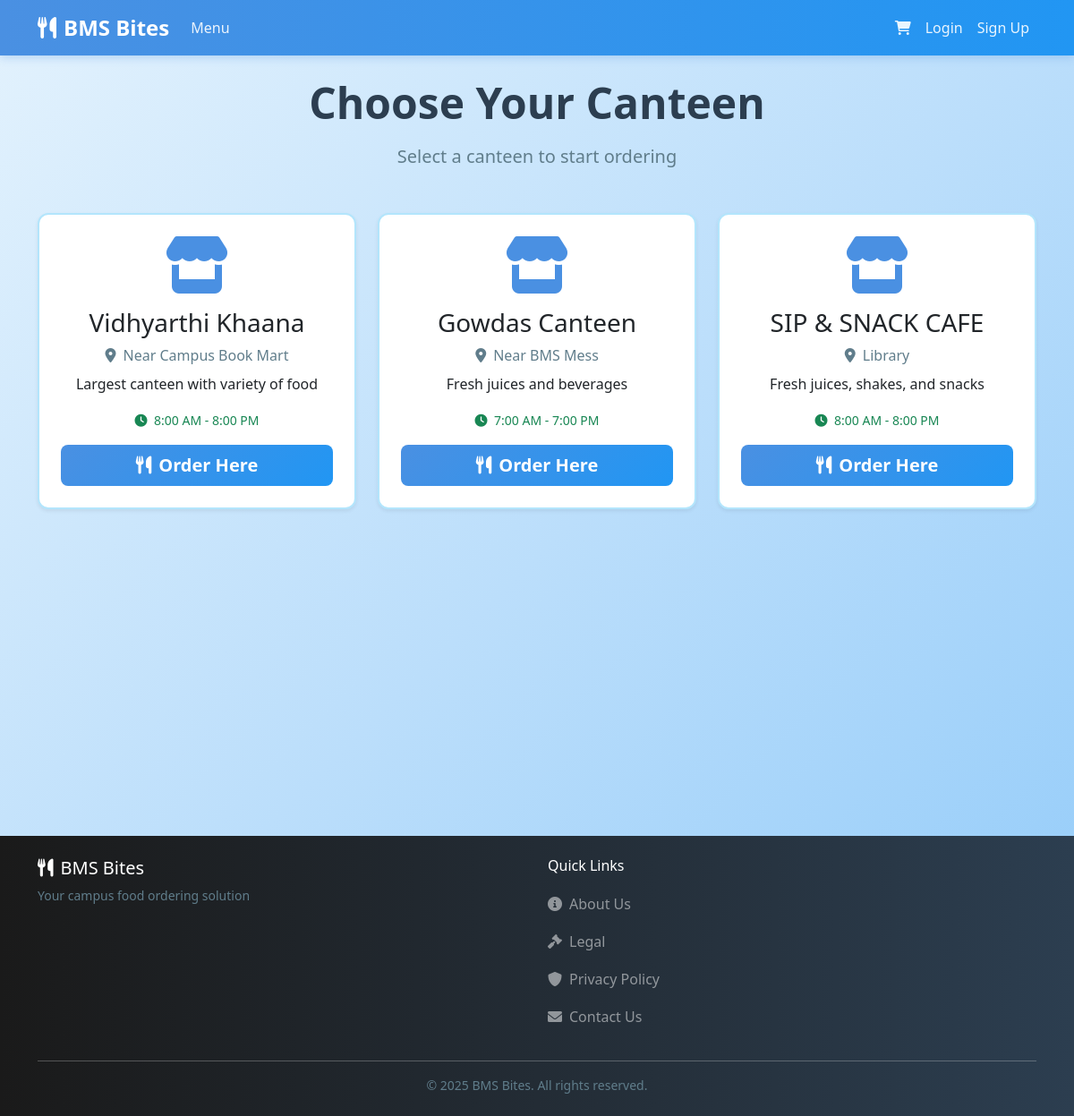
Screenshot of /canteens with the database file from the repository.
### tables this page shows
CREATE TABLE canteens (
    id INTEGER PRIMARY KEY AUTOINCREMENT,
    name TEXT NOT NULL,
    location TEXT NOT NULL,
    description TEXT,
    opening_time TEXT,
    closing_time TEXT,
    is_open BOOLEAN DEFAULT 1,
    created_at TIMESTAMP DEFAULT CURRENT_TIMESTAMP
);

### routes/main.py (the view)
@main_bp.route('/canteens')
def canteens():
    canteens_list = menu_mgr.get_canteens()
    return render_template('canteens.html', canteens=canteens_list)

### app.py (called while the page is built)
@app.context_processor
def inject_session():
    return dict(session=session)

### utils/menu_manager.py (called while the page is built)
    def get_canteens(self):
        conn = sqlite3.connect(self.db_path)
        df = pd.read_sql_query("SELECT * FROM canteens WHERE is_open=1", conn)
        conn.close()
        return df.to_dict('records')

### templates/canteens.html (shortened to what this page needs)
{% extends "layout.html" %}
{% block content %}
<div class="text-center mb-5">
    <h2 class="display-5 fw-bold mb-3">Choose Your Canteen</h2>
    <p class="lead text-muted">Select a canteen to start ordering</p>
</div>
<div class="row row-cols-1 row-cols-md-3 g-4">
    {% for canteen in canteens %}
    <div class="col">
        <div class="card h-100 shadow-sm hover-card">
            <div class="card-body text-center p-4">
                <div class="mb-3">
                    <i class="fas fa-store fa-4x text-primary"></i>
                </div>
                <h3 class="card-title">{{ canteen['name'] }}</h3>
                <p class="text-muted mb-2">
                    <i class="fas fa-map-marker-alt me-2"></i>{{ canteen['location'] }}
                </p>
                <p class="card-text">{{ canteen['description'] }}</p>
                <div class="mb-3">
                    <small class="text-success">
                        <i class="fas fa-clock me-1"></i>
                        {{ canteen['opening_time'] }} - {{ canteen['closing_time'] }}
                    </small>
                </div>
                <a href="{{ url_for('main.select_canteen', canteen_id=canteen['id']) }}"
                    class="btn btn-primary btn-lg w-100">
                    <i class="fas fa-utensils me-2"></i>Order Here
                </a>
            </div>
        </div>
    </div>
    {% endfor %}
</div>
{% endblock %}

### templates/layout.html (shortened to what this page needs)
<!DOCTYPE html>
<html lang="en">
<head>
    <link href="https://cdn.jsdelivr.net/npm/bootstrap@5.3.0/dist/css/bootstrap.min.css" rel="stylesheet">
    <link rel="stylesheet" href="{{ url_for('static', filename='css/style.css') }}">
    <link rel="stylesheet" href="https://cdnjs.cloudflare.com/ajax/libs/font-awesome/6.0.0/css/all.min.css">
</head>
<body>
    <nav class="navbar navbar-expand-lg navbar-dark bg-dark sticky-top">
        <div class="container">
            <a class="navbar-brand" href="{{ url_for('main.index') }}">
                <i class="fas fa-utensils me-2"></i>BMS Bites
            </a>
            <div class="collapse navbar-collapse" id="navbarNav">
                <ul class="navbar-nav me-auto">
                    <li class="nav-item">
                        <a class="nav-link" href="{{ url_for('main.menu') }}">Menu</a>
                    </li>
                </ul>
                <ul class="navbar-nav">
                    <li class="nav-item">
                        <a class="nav-link position-relative" href="{{ url_for('main.cart') }}">
                            <i class="fas fa-shopping-cart"></i>
                        </a>
                    </li>
                    {% if session.get('user_id') %}
                    <li class="nav-item dropdown">
                        <a class="nav-link dropdown-toggle" href="#" id="navbarDropdown" role="button"
                            data-bs-toggle="dropdown">
                            {{ session.get('username') }}
                        </a>
                        <ul class="dropdown-menu dropdown-menu-end">
                            <li><a class="dropdown-item" href="{{ url_for('main.orders') }}">My Orders</a></li>
                            <li>
                                <hr class="dropdown-divider">
                            </li>
                            <li><a class="dropdown-item" href="{{ url_for('auth.logout') }}">Logout</a></li>
                        </ul>
                    </li>
                    {% else %}
                    <li class="nav-item">
                        <a class="nav-link" href="{{ url_for('auth.login') }}">Login</a>
                    </li>
                    <li class="nav-item">
                        <a class="nav-link" href="{{ url_for('auth.signup') }}">Sign Up</a>
                    </li>
                    {% endif %}
                </ul>
            </div>
        </div>
    </nav>
    <div class="container mt-4 min-vh-100">
        {% block content %}{% endblock %}
    </div>
    <footer class="bg-dark text-white py-4 mt-5">
        <div class="container">
            <div class="row">
                <div class="col-md-6 mb-3 mb-md-0">
                    <h5><i class="fas fa-utensils me-2"></i>BMS Bites</h5>
                    <p class="text-muted small">Your campus food ordering solution</p>
                </div>
                <div class="col-md-6">
                    <h6 class="mb-3">Quick Links</h6>
                    <ul class="list-unstyled">
                        <li class="mb-2">
                            <a href="{{ url_for('main.about') }}"
                                class="text-white-50 text-decoration-none d-inline-flex align-items-center footer-link">
                                <i class="fas fa-info-circle me-2"></i>About Us
                            </a>
                        </li>
                        <li class="mb-2">
                            <a href="{{ url_for('main.legal') }}"
                                class="text-white-50 text-decoration-none d-inline-flex align-items-center footer-link">
                                <i class="fas fa-gavel me-2"></i>Legal
                            </a>
                        </li>
                        <li class="mb-2">
                            <a href="{{ url_for('main.privacy') }}"
                                class="text-white-50 text-decoration-none d-inline-flex align-items-center footer-link">
                                <i class="fas fa-shield-alt me-2"></i>Privacy Policy
                            </a>
                        </li>
                        <li class="mb-2">
                            <a href="{{ url_for('main.contact') }}"
                                class="text-white-50 text-decoration-none d-inline-flex align-items-center footer-link">
                                <i class="fas fa-envelope me-2"></i>Contact Us
                            </a>
                        </li>
                    </ul>
                </div>
            </div>
            <hr class="bg-secondary">
            <p class="text-center text-muted small mb-0">&copy; 2025 BMS Bites. All rights reserved.</p>
        </div>
    </footer>
</body>
</html>

### static/css/style.css (style rules this page uses)
:root { --primary-color: #87CEEB; --secondary-color: #4A90E2; --dark-color: #1a1a1a; --light-bg: #E3F2FD; --white: #FFFFFF; --text-dark: #2c3e50; --success-color: #4CAF50; --warning-color: #FFA726; --danger-color: #EF5350; }
body { font-family: 'Segoe UI', Tahoma, Geneva, Verdana, sans-serif; background: linear-gradient(135deg, #E3F2FD 0%, #BBDEFB 50%, #90CAF9 100%); background-attachment: fixed; min-height: 100vh; color: var(--text-dark); }
.navbar-dark { background: linear-gradient(90deg, #4A90E2 0%, #2196F3 100%) !important; box-shadow: 0 2px 10px rgba(74, 144, 226, 0.3); }
.navbar-brand { font-weight: bold; font-size: 1.5rem; color: var(--white) !important; }
.nav-link { color: rgba(255, 255, 255, 0.9) !important; transition: all 0.3s ease; }
.card { transition: transform 0.3s, box-shadow 0.3s; background-color: var(--white); border: 2px solid #B3E5FC; border-radius: 12px; }
.btn-primary { background: linear-gradient(135deg, #4A90E2 0%, #2196F3 100%); border: none; color: var(--white); font-weight: 600; transition: all 0.3s ease; }
footer { margin-top: auto; background: linear-gradient(90deg, #1a1a1a 0%, #2c3e50 100%) !important; color: var(--white); }
html { scroll-behavior: smooth; }
.hover-card { transition: all 0.3s ease; }
.text-primary { color: var(--secondary-color) !important; }
.text-muted { color: #607D8B !important; }
.container { background-color: transparent; }

### templates/canteens.html (style rules this page uses)
.hover-card { transition: transform 0.3s ease, box-shadow 0.3s ease; }

### templates/layout.html (style rules this page uses)
.footer-link { transition: all 0.3s ease; padding: 5px 0; }
.footer-link i { transition: transform 0.3s ease; }

### rows the page displays
canteens: name "Vidhyarthi Khaana", location "Near Campus Book Mart", description "Largest canteen with variety of food", opening_time "8:00 AM", closing_time "8:00 PM"
canteens: name "Gowdas Canteen", location "Near BMS Mess", description "Fresh juices and beverages", opening_time "7:00 AM", closing_time "7:00 PM"
canteens: name "SIP & SNACK CAFE", location "Library", description "Fresh juices, shakes, and snacks", opening_time "8:00 AM", closing_time "8:00 PM"
